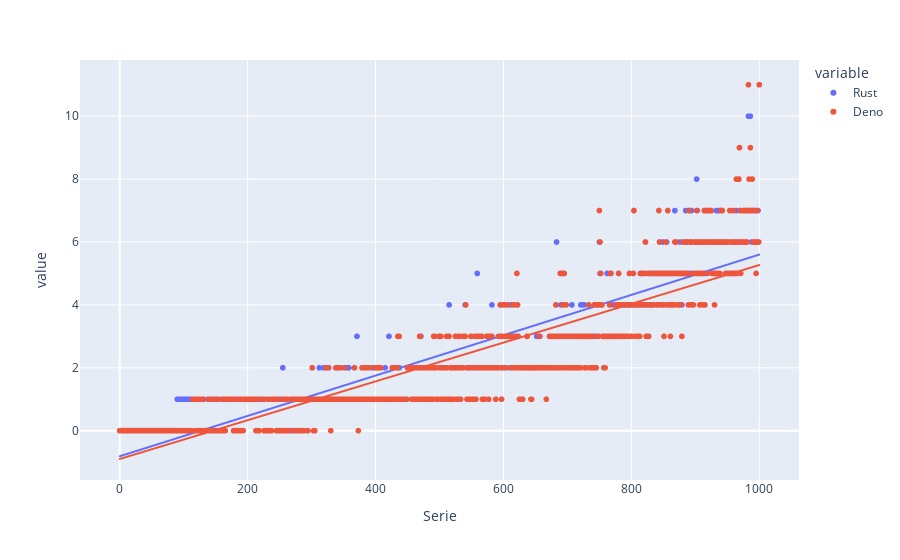

The notebook cell this image was saved under:
### Code cell
import plotly.express as px

fig_rs = px.scatter(secret_source_data, x="Serie", y=["Rust", "Deno"], trendline="ols")
fig_rs.show()

### Figure 1 — Plotly figure (JSON) as saved in the notebook; plotly's stock layout.template omitted (floating-point values rounded to 4 significant figures; data arrays with more than 128 entries replaced by an {"elided": "..."} marker saying what was removed)
{"data": [{"hovertemplate": "variable=Rust<br>Serie=%{x}<br>value=%{y}<extra></extra>", "legendgroup": "Rust", "marker": {"color": "#636efa", "symbol": "circle"}, "mode": "markers", "name": "Rust", "showlegend": true, "type": "scattergl", "x": {"elided": "1001 int values"}, "xaxis": "x", "y": {"elided": "1001 int values"}, "yaxis": "y"}, {"hovertemplate": "<b>OLS trendline</b><br>value = 0.00641282 * Serie + -0.812804<br>R<sup>2</sup>=0.812043<br><br>variable=Rust<br>Serie=%{x}<br>value=%{y} <b>(trend)</b><extra></extra>", "legendgroup": "Rust", "marker": {"color": "#636efa", "symbol": "circle"}, "mode": "lines", "name": "Rust", "showlegend": false, "type": "scattergl", "x": {"elided": "1001 int values"}, "xaxis": "x", "y": {"elided": "1001 float values"}, "yaxis": "y"}, {"hovertemplate": "variable=Deno<br>Serie=%{x}<br>value=%{y}<extra></extra>", "legendgroup": "Deno", "marker": {"color": "#EF553B", "symbol": "circle"}, "mode": "markers", "name": "Deno", "showlegend": true, "type": "scattergl", "x": {"elided": "1001 int values"}, "xaxis": "x", "y": {"elided": "1001 int values"}, "yaxis": "y"}, {"hovertemplate": "<b>OLS trendline</b><br>value = 0.00616788 * Serie + -0.900124<br>R<sup>2</sup>=0.787421<br><br>variable=Deno<br>Serie=%{x}<br>value=%{y} <b>(trend)</b><extra></extra>", "legendgroup": "Deno", "marker": {"color": "#EF553B", "symbol": "circle"}, "mode": "lines", "name": "Deno", "showlegend": false, "type": "scattergl", "x": {"elided": "1001 int values"}, "xaxis": "x", "y": {"elided": "1001 float values"}, "yaxis": "y"}], "layout": {"legend": {"title": {"text": "variable"}, "tracegroupgap": 0}, "margin": {"t": 60}, "xaxis": {"anchor": "y", "domain": [0, 1], "title": {"text": "Serie"}}, "yaxis": {"anchor": "x", "domain": [0, 1], "title": {"text": "value"}}}}
